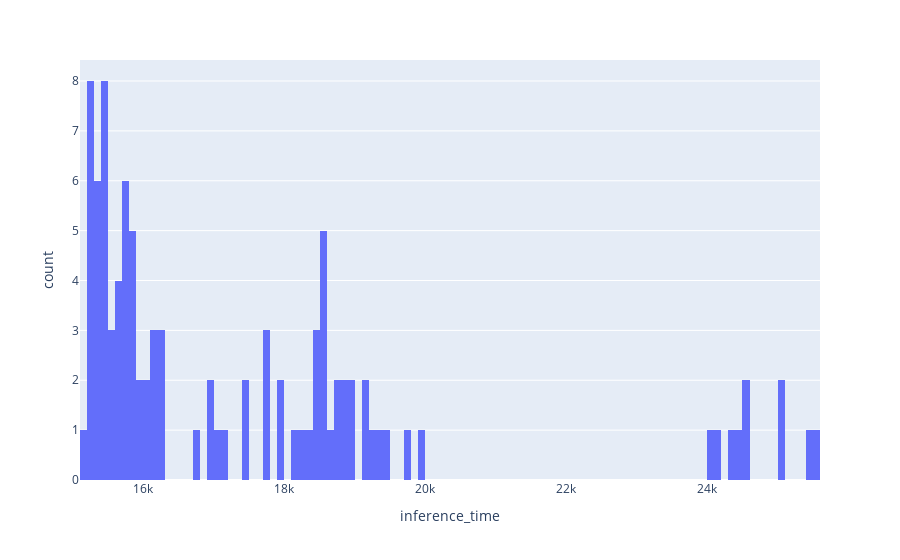

Write notebook code for a chart like this one.
### Code cell
import pandas as pd
import plotly.express as px

metrics = pd.read_csv('metrics.csv', header=0, names=('start_time', 'inference_time'))

fig = px.histogram(metrics, x="inference_time", nbins=200)
fig.show()

### Figure 1 — Plotly figure (JSON) as saved in the notebook; plotly's stock layout.template omitted (floating-point values rounded to 4 significant figures)
{"data": [{"alignmentgroup": "True", "bingroup": "x", "hovertemplate": "inference_time=%{x}<br>count=%{y}<extra></extra>", "legendgroup": "", "marker": {"color": "#636efa", "pattern": {"shape": ""}}, "name": "", "nbinsx": 200, "offsetgroup": "", "orientation": "v", "showlegend": false, "type": "histogram", "x": [25065, 24579, 24459, 25439, 24121, 24309, 24081, 25023, 24535, 25578, 15941, 18978, 17184, 17711, 18450, 16207, 15665, 19428, 15830, 15949, 18919, 15760, 16197, 18761, 15758, 15785, 17914, 15735, 16910, 17481, 17772, 17779, 16713, 16907, 18733, 16116, 15866, 19306, 16275, 15856, 19154, 15803, 16090, 19210, 15807, 15650, 19978, 16143, 15437, 18891, 16070, 15415, 18108, 15223, 15364, 18401, 15527, 15476, 19108, 15238, 15709, 18519, 15534, 15249, 19720, 15240, 15312, 18526, 15269, 15453, 18515, 15410, 15382, 17984, 15643, 15218, 18278, 15253, 15337, 18307, 15342, 15398, 18653, 15410, 15742, 18569, 15269, 15515, 18471, 15436, 15407, 18568, 15137, 16211, 18825, 17022, 15680, 17491], "xaxis": "x", "yaxis": "y"}], "layout": {"barmode": "relative", "legend": {"tracegroupgap": 0}, "margin": {"t": 60}, "xaxis": {"anchor": "y", "domain": [0, 1], "title": {"text": "inference_time"}}, "yaxis": {"anchor": "x", "domain": [0, 1], "title": {"text": "count"}}}}
